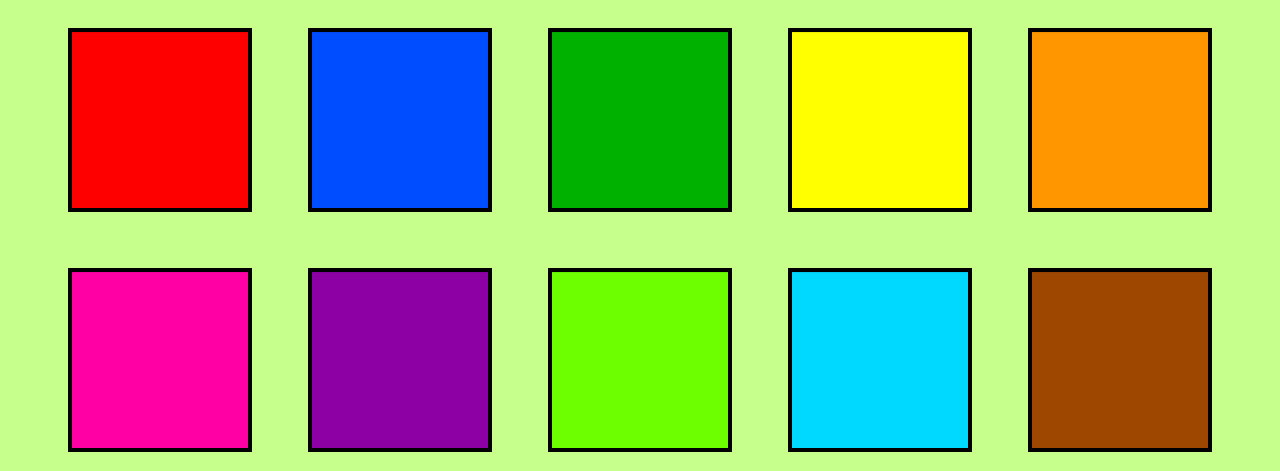
#> input picture Input/Square.png, 1280 x 471 px
$ jupyter execute ShapeDetection.ipynb
#> lines starting #> are read from the running program, lines starting #| are printed output that depends on the picture; after the words box and inside, x2 and y2 are one past the last pixel; in counts of white or black regions, pixels touching at a corner belong together
# Shape Detection
using contour lines

## Importing Dependencies

[cell 1]
import cv2
import numpy as np

## Creating a function to display image

[cell 2]
def display(img):
    cv2.imshow('Frame', img)
    cv2.waitKey(0)
    cv2.destroyAllWindows()

## Loading the Image

[cell 3]
cap = cv2.imread('Input/Square.png')
#> cap is the input picture: shape (471, 1280, 3); mean B, G, R 104.9, 173.5, 160.5
display(cap)

## Preprocessing

[cell 4]
# Applying Gaussian Blur
imgBlur = cv2.GaussianBlur(cap, (7, 7), 1)
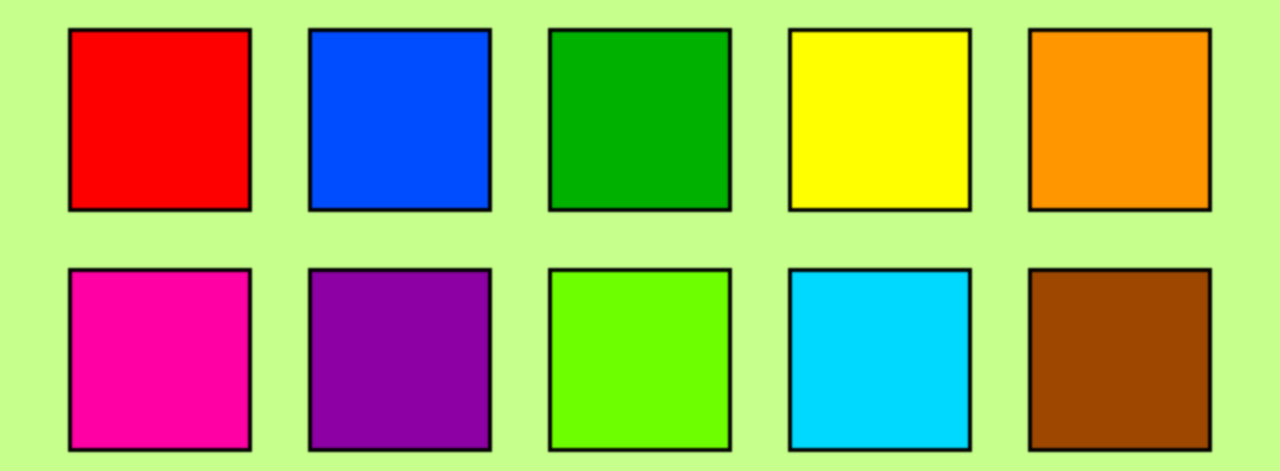
#> imgBlur: shape (471, 1280, 3); mean B, G, R 104.9, 173.5, 160.5

kernel = np.ones((5, 5))
imgDil = cv2.dilate(imgBlur, kernel, iterations=1)
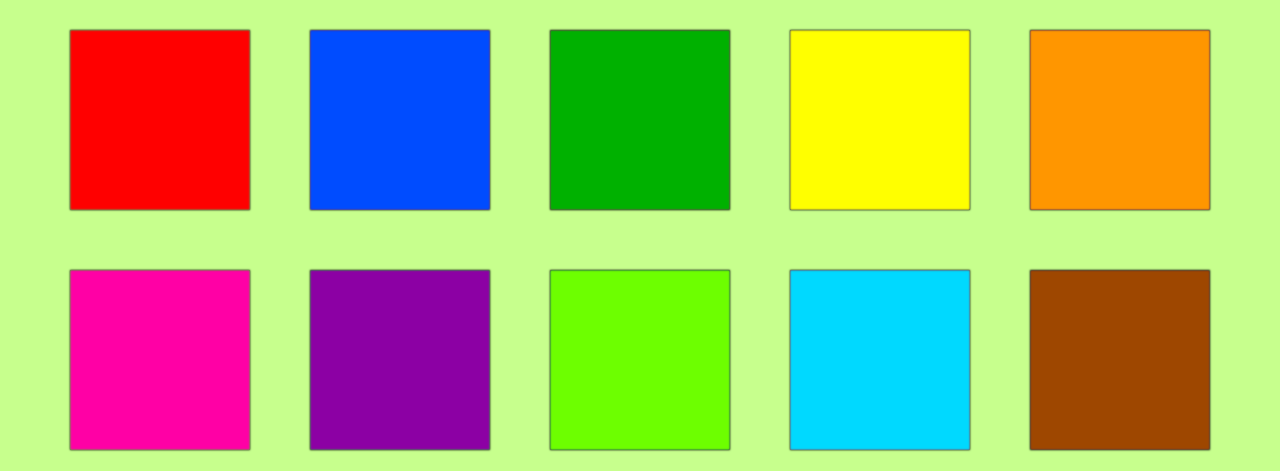
#> imgDil: shape (471, 1280, 3); mean B, G, R 109.7, 181.3, 167.5

# Converting to Grayscale
imgGray = cv2.cvtColor(imgDil, cv2.COLOR_BGR2GRAY)
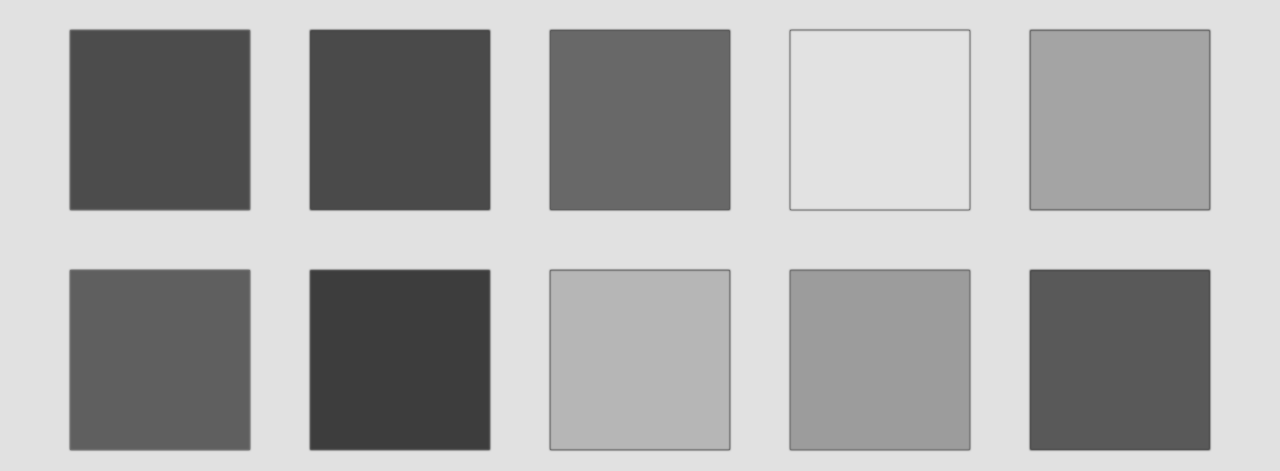
#> imgGray: shape (471, 1280); min 61, max 226, mean 168.9

display(imgGray)

## Edge Detection

[cell 5]
# Canny Edge Detection
imgCanny = cv2.Canny(imgGray, 180, 185)
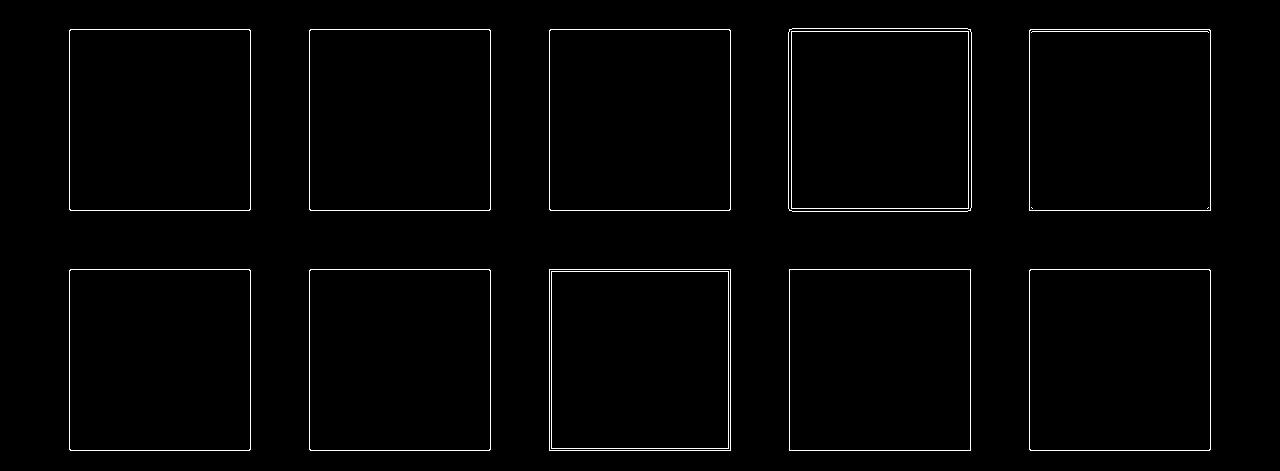
#> imgCanny: shape (471, 1280); 1.5% white in thin lines or dots, all inside (x1, y1, x2, y2) = (69, 28, 1211, 451)
display(imgCanny)

[cell 6]
# Dilating the image
kernel = np.ones((5, 5))
imgDil = cv2.dilate(imgCanny, kernel, iterations=1)
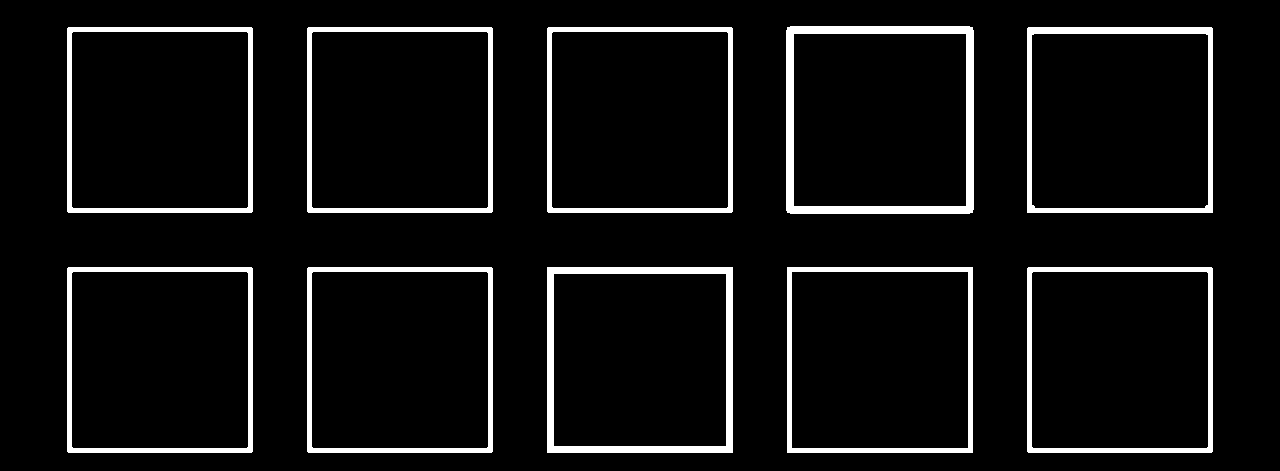
#> imgDil: shape (471, 1280); 6.6% white; 10 white regions
display(imgDil)

## Contours

[cell 7]
def getContours(img, imgContour):
    contours, heirarchy = cv2.findContours(img, cv2.RETR_EXTERNAL, cv2.CHAIN_APPROX_NONE)
#> contours = 10 contours; largest, box (x1, y1, x2, y2) and area: (786, 26, 974, 214) 34946, (787, 267, 973, 453) 34225, (547, 267, 733, 453) 34225, (1027, 27, 1213, 213) 34224, (1027, 267, 1213, 453) 34223

    for cnt in contours:
            area = cv2.contourArea(cnt)
            # Removing noise
            if area > 1000:
                 cv2.drawContours(imgContour, cnt, -1, (255, 0, 255), 7)

                 # Shape Detection
                 peri = cv2.arcLength(cnt, True) # True implies that the contour is close
                 approx = cv2.approxPolyDP(cnt, 0.02*peri, True) # Gives approximate vertex positions
                 # print(len(approx))

                 # Making the Bounding Box
                 x, y, w, h = cv2.boundingRect(approx) # makes a bounding box around the shape
                 cv2.rectangle(imgContour, (x, y), (x+w, y+h), (0, 255, 0), 5) # Corner1, Corner2, Colour in BGR, Width

                 # Displaying the value of number of points and area
                 cv2.putText(imgContour, "Points: " + str(len(approx)), (x + w + 20, y + 20), cv2.FONT_HERSHEY_COMPLEX, 0.7, (0, 255, 0), 2)
                 cv2.putText(imgContour, "Area: " + str(int(area)), (x + w + 20, y + 45), cv2.FONT_HERSHEY_COMPLEX, 0.7, (0, 255, 0), 2)
#> this loop made 10 passes
#> (area, peri, approx, x, y) on passes 1 to 8: (34223, 737.7, [[1028, 267], [1027, 451], [1211, 452], [1212, 268]], 1027, 267), (34225, 740, [[787, 267], [787, 452], [972, 452], [972, 267]], 787, 267), (34225, 740, [[547, 267], [547, 452], [732, 452], [732, 267]], 547, 267), (34223, 737.7, [[308, 267], [307, 451], [491, 452], [492, 268]], 307, 267), (34223, 737.7, [[68, 267], [67, 451], [251, 452], [252, 268]], 67, 267), (34224, 738.8, [[1028, 27], [1027, 212], [1212, 212], [1212, 28]], 1027, 27), (34223, 737.7, [[548, 27], [547, 211], [731, 212], [732, 28]], 547, 27), (34223, 737.7, [[308, 27], [307, 211], [491, 212], [492, 28]], 307, 27)
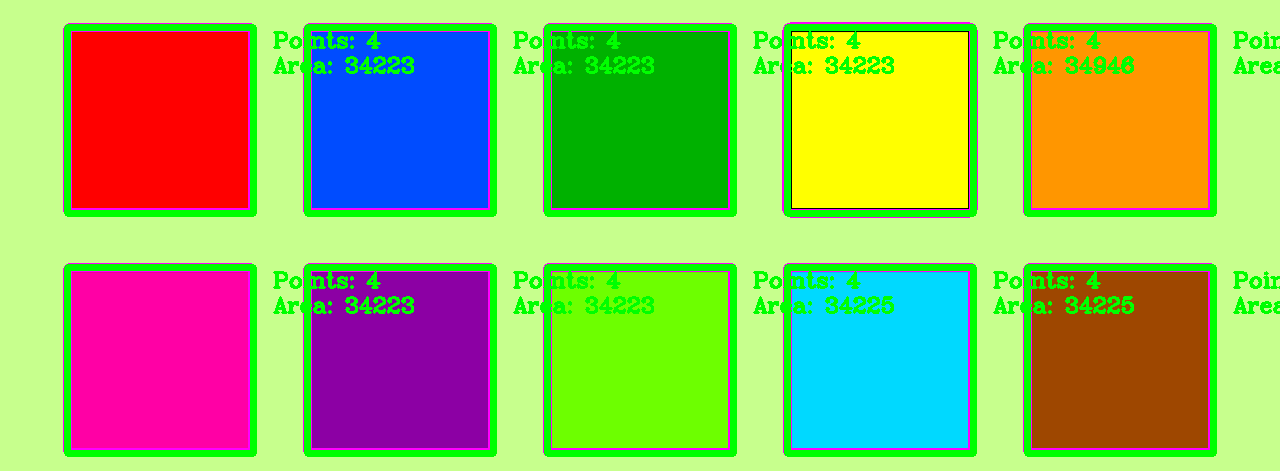
#> imgContour: shape (471, 1280, 3); 13.64% of pixels changed, all inside (x1, y1, x2, y2) = (63, 22, 1280, 457)
